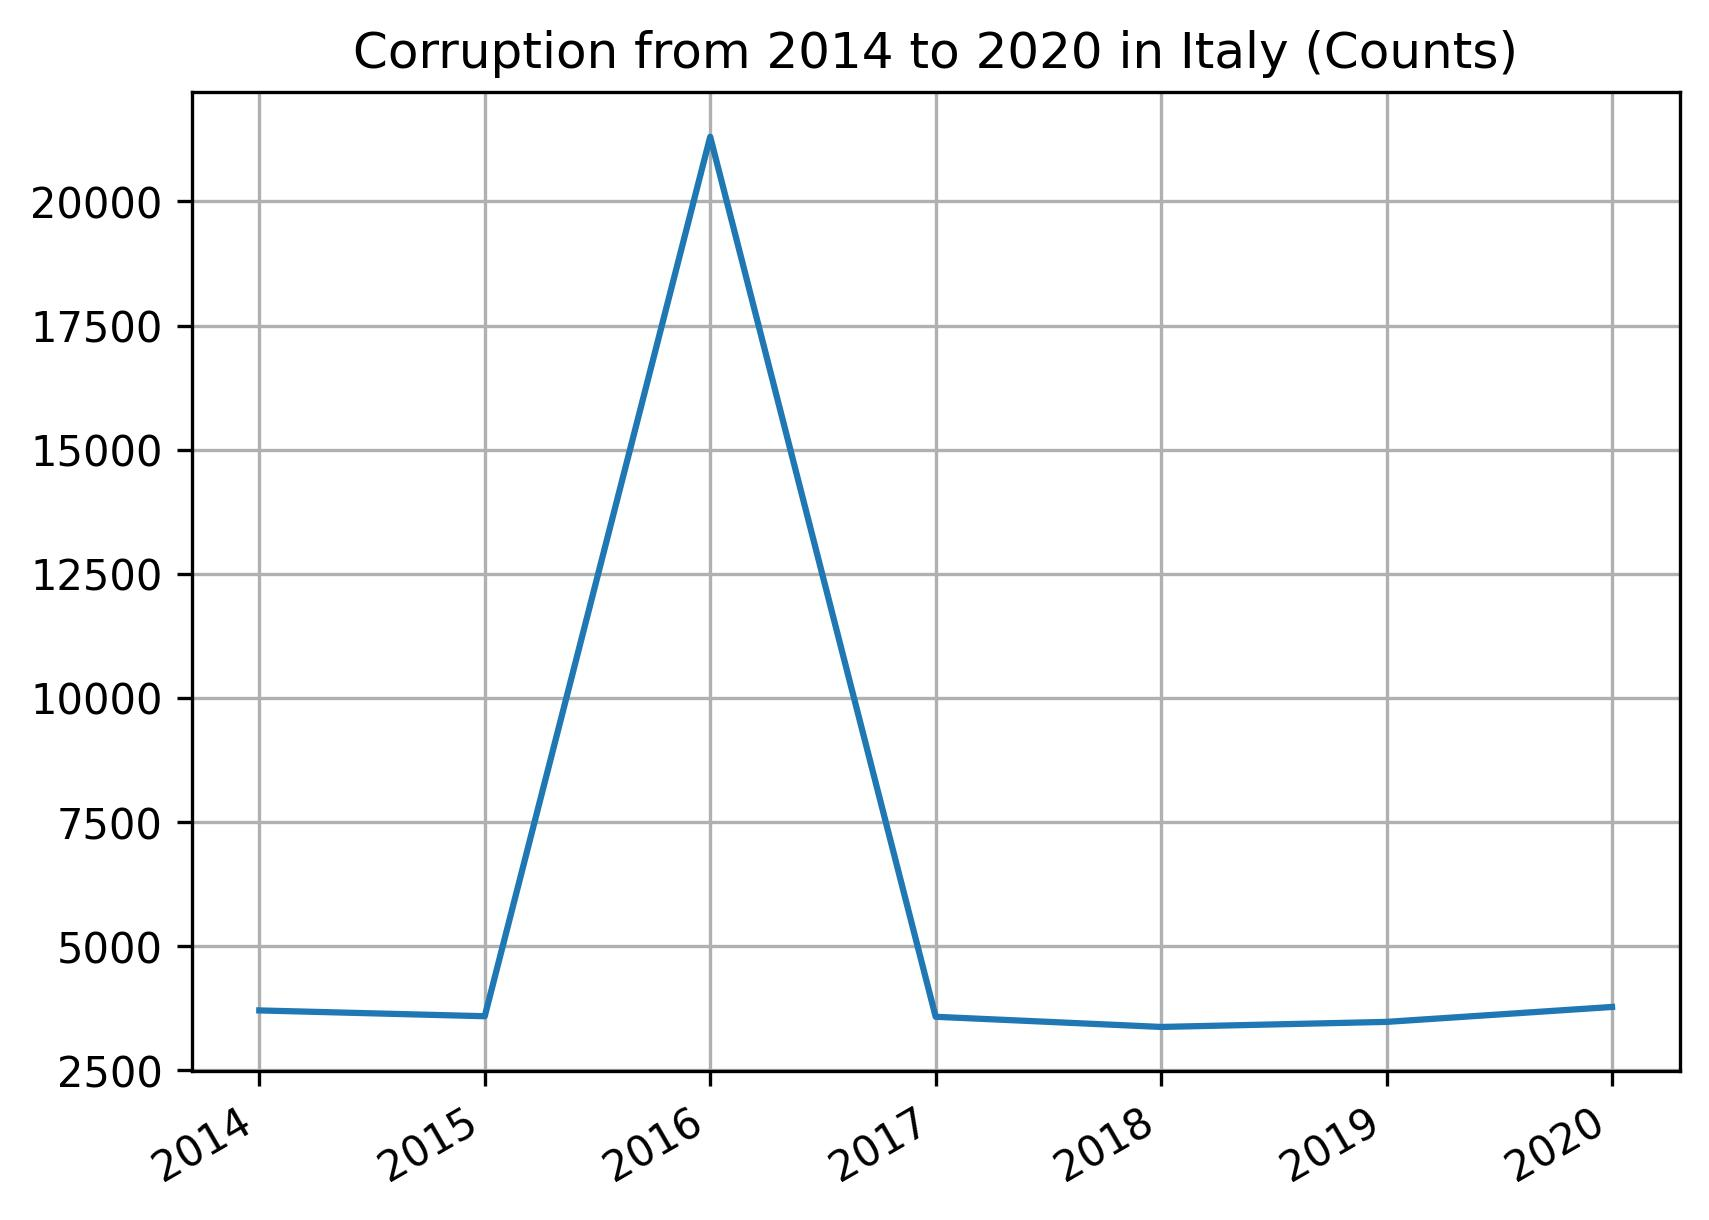

Here is the Python script that generated this plot:
import matplotlib.pyplot as plt
import pandas as pd

def loadData():
    cols_to_use = ['Iso3_code', 'Country', 'Region', 'Category', 'Year', 'Unit of measurement', 'VALUE']
    crimeDf = pd.read_csv('EconomyCrime.csv', delimiter=';', usecols=cols_to_use)
    crimeDf['VALUE'] = crimeDf['VALUE'].str.replace(',', '.').astype(float)
    crimeDf['Year'] = pd.to_numeric(crimeDf['Year'])
    return crimeDf

def chosenData(crimeDf, startYear, endYear, crime, country, measure):
    chosenDf = crimeDf[(crimeDf['Year'] >= startYear) & (crimeDf['Year'] <= endYear) & (crimeDf['Category'] == crime) & (crimeDf['Country'] == country) & (crimeDf['Unit of measurement'] == measure)]
    if chosenDf.empty:
        raise Exception("No data found for this combination of criteria.")
    if measure == 'Rate per 100,000 population':
        try:
            chosenDf['VALUE'] = chosenDf['VALUE'].str.replace(",", ".")
        except: 
            raise Exception("All values are floats, no need to replace commas.")
    return chosenDf

def plotGraph(chosenDf, title):
    
    chosenDf = chosenDf.drop(['Iso3_code', 'Region', 'Category', 'Country', 'Unit of measurement'], axis=1)
    year = chosenDf["Year"]
    val = chosenDf["VALUE"]
    fig, ax = plt.subplots()
    ax.set_title(title)
    ax.grid(True)
    ticks = chosenDf["Year"].unique()
    ax.set_xticks(ticks)
    fig.autofmt_xdate()
    ax.plot(year, val)
    ax.get_figure().savefig('graph.jpeg', bbox_inches='tight', dpi=300)

def dataBasedCrimeGraph(startYear, endYear, crime, country, measure):
    # Load data
    crimeDf = loadData()
    # Choose data
    chosenDf = chosenData(crimeDf, startYear, endYear, crime, country, measure)
    # Plot graph
    isRangeFull = True
    if(startYear != chosenDf['Year'].min() or endYear != chosenDf['Year'].max()):
        startYear = chosenDf['Year'].min()
        endYear = chosenDf['Year'].max()
        isRangeFull = False
        
    title = f"{crime} from {startYear} to {endYear} in {country} ({measure})"
    plotGraph(chosenDf, title)
    if(isRangeFull == False): return False
    else: return True
    
#if __name__ == "__main__":
    #dataBasedCrimeGraph(2003, 2018, 'Corruption', 'Poland', 'Counts')